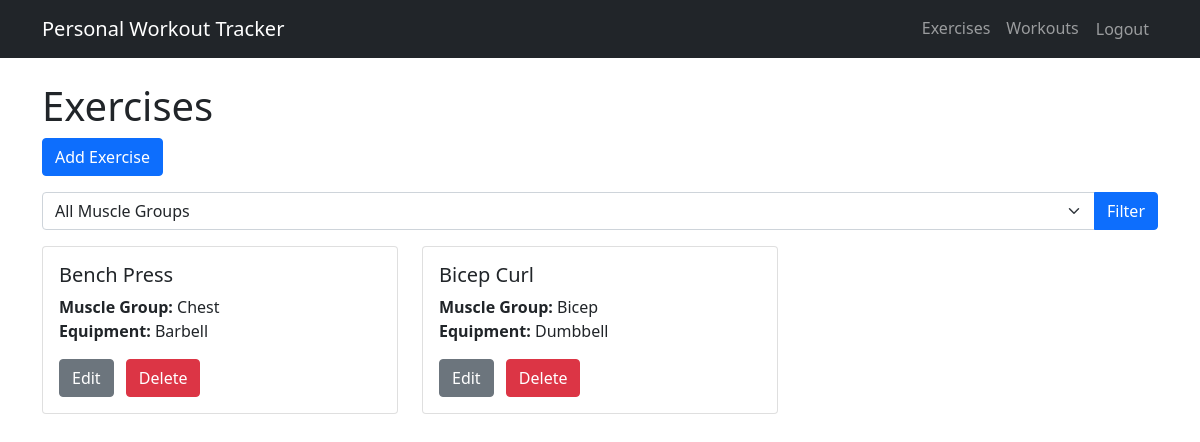
/project/exercises/ (signed in), run on an earlier commit of the app's database.
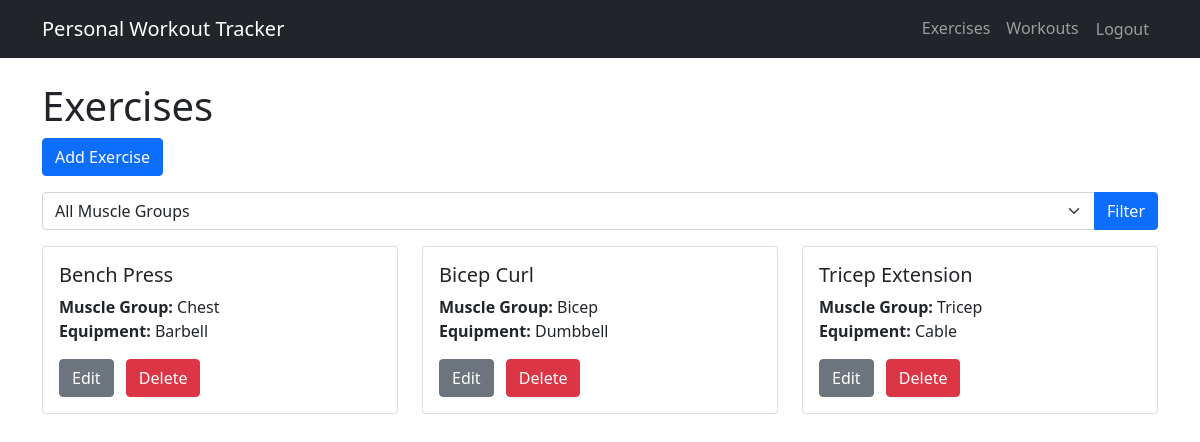
And on a later commit of the database.
### project/models.py (models this page shows, shortened)
class Exercise(models.Model):
    name = models.CharField(max_length=100)  # Name of the exercise (e.g., "Bench Press", "Squats")
    muscle_group = models.CharField(max_length=50)  # Primary muscle group targeted (e.g., "Chest", "Legs")
    equipment = models.CharField(max_length=50)  # Equipment needed (e.g., "Dumbbell", "Barbell", "Bodyweight")
    user = models.ForeignKey(User, on_delete=models.CASCADE, null=True, blank=True)

### project/views.py (the view)
# urls.py: path('exercises/', views.ExerciseListView.as_view(), name='exercise_list'),
class ExerciseListView(LoginRequiredMixin, ListView):
    model = Exercise
    template_name = 'project/exercise_list.html'
    context_object_name = 'exercises'
    def get_queryset(self):
        queryset = Exercise.objects.filter(user=self.request.user)
        muscle_group = self.request.GET.get('muscle_group')
        if muscle_group:
            queryset = queryset.filter(muscle_group__icontains=muscle_group)
        return queryset
    def get_context_data(self, **kwargs):
        context = super().get_context_data(**kwargs)
        context['muscle_groups'] = Exercise.objects.filter(
            user=self.request.user
        ).values_list('muscle_group', flat=True).distinct()
        return context

### project/templates/project/exercise_list.html (shortened to what this page needs)
{% extends 'project/base.html' %}
{% block content %}
<h1>Exercises</h1>
<a href="{% url 'project:exercise_create' %}" class="btn btn-primary mb-3">Add Exercise</a>
<form method="get" class="mb-3">
    <div class="input-group">
        <select name="muscle_group" class="form-select">
            <option value="">All Muscle Groups</option>
        </select>
        <button type="submit" class="btn btn-primary">Filter</button>
    </div>
</form>
<div class="row">
    {% for exercise in exercises %}
    <div class="col-md-4 mb-4">
        <div class="card">
            <div class="card-body">
                <h5 class="card-title">{{ exercise.name }}</h5>
                <p class="card-text">
                    <strong>Muscle Group:</strong> {{ exercise.muscle_group }}<br>
                    <strong>Equipment:</strong> {{ exercise.equipment }}
                </p>
                <div>
                    <a href="{% url 'project:exercise_update' exercise.pk %}" class="btn btn-secondary me-2">Edit</a>
                    <a href="{% url 'project:exercise_delete' exercise.pk %}" class="btn btn-danger">Delete</a>
                </div>
            </div>
        </div>
    </div>
    {% empty %}
    <div class="col">
        <p>No exercises available.</p>
    </div>
    {% endfor %}
</div>
{% endblock %}

What changed in the data, as far as the page shows it:
added Exercise: name "Tricep Extension", muscle_group "Tricep", equipment "Cable"
